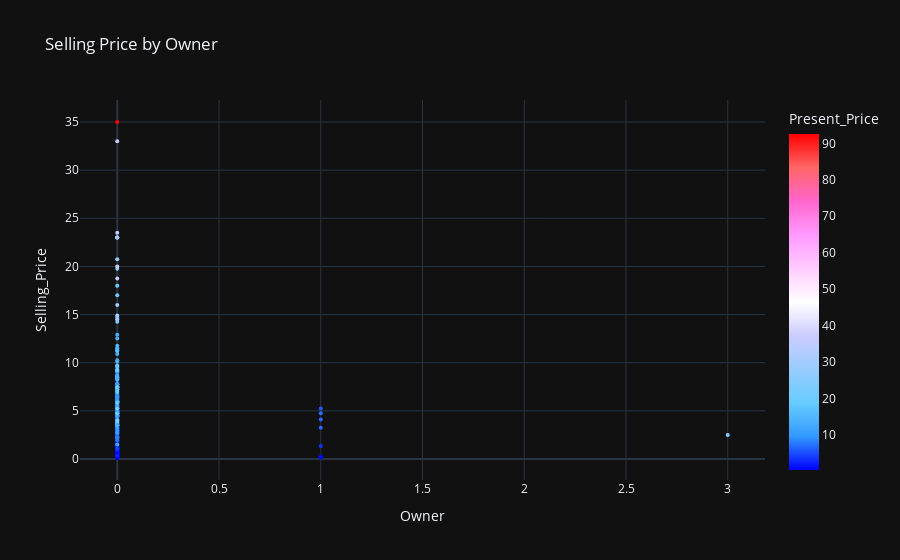

Source (notebook cell):
### Code cell
pplot('Owner')

### Figure 1 — Plotly figure (JSON) as saved in the notebook; plotly's stock layout.template omitted (floating-point values rounded to 4 significant figures; data arrays with more than 128 entries replaced by an {"elided": "..."} marker saying what was removed)
{"data": [{"hovertemplate": "Owner=%{x}<br>Selling_Price=%{y}<br>Present_Price=%{marker.color}<extra></extra>", "legendgroup": "", "marker": {"color": {"elided": "301 float values"}, "coloraxis": "coloraxis", "size": 4, "symbol": "circle"}, "mode": "markers", "name": "", "orientation": "v", "showlegend": false, "type": "scatter", "x": {"elided": "301 int values"}, "xaxis": "x", "y": {"elided": "301 float values"}, "yaxis": "y"}], "layout": {"coloraxis": {"colorbar": {"title": {"text": "Present_Price"}}, "colorscale": [[0, "rgb(0,0,255)"], [0.1, "rgb(51,153,255)"], [0.2, "rgb(102,204,255)"], [0.3, "rgb(153,204,255)"], [0.4, "rgb(204,204,255)"], [0.5, "rgb(255,255,255)"], [0.6, "rgb(255,204,255)"], [0.7, "rgb(255,153,255)"], [0.8, "rgb(255,102,204)"], [0.9, "rgb(255,102,102)"], [1, "rgb(255,0,0)"]]}, "legend": {"tracegroupgap": 0}, "title": {"text": "Selling Price by Owner"}, "xaxis": {"anchor": "y", "domain": [0, 1], "title": {"text": "Owner"}}, "yaxis": {"anchor": "x", "domain": [0, 1], "title": {"text": "Selling_Price"}}}}
